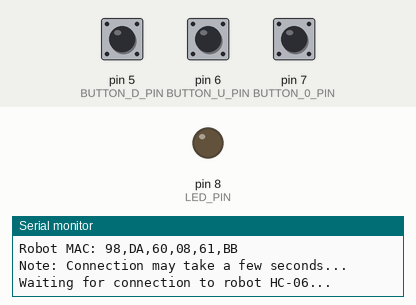
Recording of a sketch running on a simulated Arduino Nano, built with avr-gcc and run on an emulated ATmega328P. On the bench: output pins drawn as LEDs (lit = HIGH), the last lines printed to the serial monitor. Inputs (shaded band) come from the test bench; at power-on: pin 5 (BUTTON_D_PIN) HIGH, pin 6 (BUTTON_U_PIN) HIGH, pin 7 (BUTTON_0_PIN) HIGH. The modem accepts every AT command (registered, SIM ready, sends succeed) and sends nothing else.

Above: at 6.0 s.
At 47.3 s:
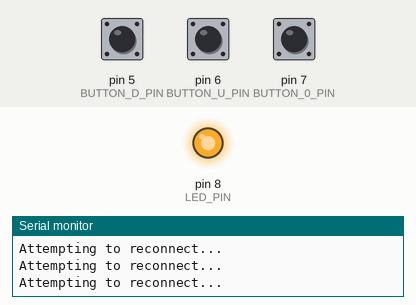
Timing chart, 0 to 57.7 s (numbered marks = the images above):
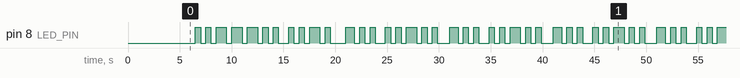

The sketch:

controller.ino
```cpp
// Arduino Nano Controller for Legged Segway
// HC-06 블루투스 모듈을 통해 로봇 조종
// Arduino Nano + HC-06
//
// ===== HC-06 페어링 설정 =====
// MAC 주소:
//   - 조종기 HC-06: 98:DA:60:08:7F:9B (마스터 모드)
//   - 로봇 HC-06:   98:DA:60:08:61:BB (슬레이브 모드)
//
// 이 코드는 자동으로:
//   1. 컨트롤러 HC-06을 마스터 모드로 설정
//   2. 로봇 HC-06의 MAC 주소로 바인딩
//   3. 연결 초기화 및 자동 연결
//
// 로봇 측 설정 필요:
//   - 로봇 HC-06을 슬레이브 모드로 설정: AT+ROLE=0
//
// 연결 확인:
//   - LED가 켜지면 연결 성공
//   - LED가 깜빡이면 연결 대기 중

#include <SoftwareSerial.h>

// -------------------- HC-06 Bluetooth Serial --------------------
// HC-06 연결 핀 (Arduino Nano)
const int HC06_TX_PIN = 2;  // Arduino Nano RX → HC-06 TX
const int HC06_RX_PIN = 3;  // Arduino Nano TX → HC-06 RX

SoftwareSerial SerialBT(HC06_RX_PIN, HC06_TX_PIN);  // RX, TX

// HC-06 설정
const char* ROBOT_HC06_NAME = "jalseobot";  // 로봇의 HC-06 이름
// MAC 주소: 조종기=98:DA:60:08:7F:9B, 로봇=98:DA:60:08:61:BB
const char* ROBOT_HC06_MAC = "98,DA,60,08,61,BB";  // 로봇의 HC-06 MAC 주소 (HC-06 AT 명령 형식)

// -------------------- 핀 정의 --------------------
// 조이스틱
const int JOYSTICK_VRX_PIN = A0;  // VRx - 아날로그 핀
const int JOYSTICK_VRY_PIN = A1;  // VRy - 아날로그 핀
const int JOYSTICK_SW_PIN  = 4;   // SW - 디지털 핀

// 버튼
const int BUTTON_D_PIN = 5;   // GPIO5 - 서보 내리기 (D)
const int BUTTON_U_PIN = 6;   // GPIO6 - 서보 올리기 (U)
const int BUTTON_0_PIN = 7;   // GPIO7 - IMU 리셋 (0)

// LED
const int LED_PIN = 8;  // GPIO8 (블루투스 연결 상태 표시)

// -------------------- 조이스틱 설정 --------------------
const int JOYSTICK_CENTER = 512;  // 중앙값 (10비트 ADC: 0-1023)
const int JOYSTICK_DEADZONE = 50;  // 데드존 (중앙 근처 무시)
const int JOYSTICK_THRESHOLD = 200;  // 회전 감지 임계값

// 조이스틱 상태
int lastVrx = JOYSTICK_CENTER;
int lastVry = JOYSTICK_CENTER;
bool lastSwState = HIGH;
unsigned long lastCommandTime = 0;
const unsigned long COMMAND_INTERVAL_MS = 100;  // 명령 전송 간격 (100ms)

// 버튼 상태 (디바운싱)
bool lastButtonD = HIGH;
bool lastButtonU = HIGH;
bool lastButton0 = HIGH;
unsigned long lastButtonTime = 0;
const unsigned long BUTTON_DEBOUNCE_MS = 50;

// 블루투스 연결 상태
bool btConnected = false;
unsigned long lastLedToggle = 0;
const unsigned long LED_BLINK_INTERVAL_MS = 500;  // 연결 안됨 시 깜빡임 간격
bool ledState = false;

// HC-06 연결 확인용
unsigned long lastConnectionCheck = 0;
const unsigned long CONNECTION_CHECK_INTERVAL_MS = 3000;  // 3초마다 연결 확인
unsigned long lastReconnectAttempt = 0;
const unsigned long RECONNECT_INTERVAL_MS = 10000;  // 10초마다 재연결 시도

// -------------------- Setup --------------------
void setup() {
  Serial.begin(115200);

  // HC-06 블루투스 시리얼 초기화
  SerialBT.begin(9600);  // HC-06 기본 보드레이트
  delay(100);

  // 핀 설정
  pinMode(JOYSTICK_SW_PIN, INPUT_PULLUP);
  pinMode(BUTTON_D_PIN, INPUT_PULLUP);
  pinMode(BUTTON_U_PIN, INPUT_PULLUP);
  pinMode(BUTTON_0_PIN, INPUT_PULLUP);
  pinMode(LED_PIN, OUTPUT);

  // LED 초기 상태 (깜빡임 시작)
  digitalWrite(LED_PIN, LOW);

  Serial.println("Arduino Nano Controller Started");
  Serial.println("HC-06 Bluetooth initialized at 9600 baud");

  // HC-06 마스터 모드 설정 (컨트롤러는 마스터로 동작)
  setupHC06AsMaster();

  Serial.println("Waiting for connection to robot HC-06...");
  delay(500);
}

// -------------------- Loop --------------------
void loop() {
  // 블루투스 연결 상태 확인
  checkBluetoothConnection();

  // LED 상태 업데이트
  updateLED();

  // 버튼 처리
  handleButtons();

  // 조이스틱 처리
  handleJoystick();

  delay(10);  // 작은 딜레이
}

// -------------------- HC-06 AT 명령 전송 및 응답 확인 --------------------
bool sendATCommand(const char* cmd, const char* expectedResponse, int timeout = 1000) {
  // 버퍼 비우기
  while (SerialBT.available()) {
    SerialBT.read();
  }

  SerialBT.print(cmd);
  SerialBT.print("\r\n");

  delay(100);

  unsigned long startTime = millis();
  String response = "";

  while (millis() - startTime < timeout) {
    if (SerialBT.available()) {
      char c = SerialBT.read();
      response += c;
      if (response.indexOf(expectedResponse) >= 0) {
        Serial.print("  -> OK: ");
        Serial.println(cmd);
        return true;
      }
    }
  }

  Serial.print("  -> Timeout/No response: ");
  Serial.println(cmd);
  if (response.length() > 0) {
    Serial.print("    Response: ");
    Serial.println(response);
  }
  return false;
}

// -------------------- HC-06 마스터 모드 설정 --------------------
void setupHC06AsMaster() {
  Serial.println("Configuring HC-06 as Master...");
  delay(2000);  // HC-06 초기화 대기

  // AT 명령 테스트
  Serial.println("Testing AT command...");
  if (!sendATCommand("AT", "OK", 1000)) {
    Serial.println("WARNING: HC-06 not responding to AT commands!");
    Serial.println("Make sure HC-06 is powered and connected correctly.");
  }

  // HC-06을 마스터 모드로 설정
  Serial.println("Setting to Master mode...");
  sendATCommand("AT+ROLE=1", "OK", 1000);
  delay(500);

  // 연결 모드 설정 (지정된 MAC 주소에만 연결)
  Serial.println("Setting connection mode...");
  sendATCommand("AT+CMODE=0", "OK", 1000);
  delay(500);

  // 로봇 HC-06 MAC 주소로 바인딩
  Serial.print("Binding to robot MAC: ");
  Serial.println(ROBOT_HC06_MAC);
  String bindCmd = "AT+BIND=";
  bindCmd += ROBOT_HC06_MAC;
  sendATCommand(bindCmd.c_str(), "OK", 1000);
  delay(500);

  // 연결 초기화 (연결 시작)
  Serial.println("Initializing connection...");
  sendATCommand("AT+INIT", "OK", 2000);
  delay(1000);

  Serial.println("HC-06 configured as Master");
  Serial.println("Connecting to robot HC-06...");
  Serial.print("Robot MAC: ");
  Serial.println(ROBOT_HC06_MAC);
  Serial.println("Note: Connection may take a few seconds...");
}

// -------------------- 블루투스 연결 확인 --------------------
void checkBluetoothConnection() {
  unsigned long now = millis();

  // 주기적으로 연결 확인
  if (now - lastConnectionCheck >= CONNECTION_CHECK_INTERVAL_MS) {
    lastConnectionCheck = now;

    // 버퍼 비우기
    while (SerialBT.available()) {
      SerialBT.read();
    }

    // HC-06 연결 상태 확인
    SerialBT.print("AT+STATE?\r\n");
    delay(300);

    // 응답 확인
    bool isConnected = false;
    String response = "";
    unsigned long startTime = millis();
    while (millis() - startTime < 500) {
      if (SerialBT.available()) {
        char c = SerialBT.read();
        response += c;
        // "CONNECTED" 또는 "PAIR" 응답이 오면 연결됨
        if (response.indexOf("CONNECTED") >= 0 || response.indexOf("PAIR") >= 0) {
          isConnected = true;
          break;
        }
        // "DISCONNECT" 응답이 오면 연결 안됨
        if (response.indexOf("DISCONNECT") >= 0) {
          isConnected = false;
          break;
        }
      }
    }

    // 연결 상태 업데이트
    static bool lastBtState = false;
    if (isConnected != lastBtState || response.length() > 0) {
      btConnected = isConnected;
      if (btConnected && !lastBtState) {
        Serial.println("HC-06 Connected to Robot!");
      } else if (!btConnected && lastBtState) {
        Serial.println("HC-06 Disconnected!");
      }
      lastBtState = btConnected;
    }
  }

  // 연결이 안 되어 있으면 주기적으로 재연결 시도
  if (!btConnected && now - lastReconnectAttempt >= RECONNECT_INTERVAL_MS) {
    lastReconnectAttempt = now;
    Serial.println("Attempting to reconnect...");
    SerialBT.print("AT+INIT\r\n");
    delay(1000);
  }
}

// -------------------- LED 상태 업데이트 --------------------
void updateLED() {
  if (btConnected) {
    // 연결됨: LED 켜기
    digitalWrite(LED_PIN, HIGH);
  } else {
    // 연결 안됨: 깜빡이기
    unsigned long now = millis();
    if (now - lastLedToggle >= LED_BLINK_INTERVAL_MS) {
      ledState = !ledState;
      digitalWrite(LED_PIN, ledState);
      lastLedToggle = now;
    }
  }
}

// -------------------- 버튼 처리 --------------------
void handleButtons() {
  unsigned long now = millis();

  // 디바운싱
  if (now - lastButtonTime < BUTTON_DEBOUNCE_MS) {
    return;
  }

  // 버튼 D (서보 내리기)
  bool buttonD = digitalRead(BUTTON_D_PIN);
  if (buttonD == LOW && lastButtonD == HIGH) {
    // 버튼 눌림 (LOW = 눌림, 풀업 저항)
    if (btConnected) {
      SerialBT.write('D');
      Serial.println("[Button] D - Servo Fold");
    }
    lastButtonTime = now;
  }
  lastButtonD = buttonD;

  // 버튼 U (서보 올리기)
  bool buttonU = digitalRead(BUTTON_U_PIN);
  if (buttonU == LOW && lastButtonU == HIGH) {
    if (btConnected) {
      SerialBT.write('U');
      Serial.println("[Button] U - Servo Stand");
    }
    lastButtonTime = now;
  }
  lastButtonU = buttonU;

  // 버튼 0 (IMU 리셋)
  bool button0 = digitalRead(BUTTON_0_PIN);
  if (button0 == LOW && lastButton0 == HIGH) {
    if (btConnected) {
      SerialBT.write('0');
      Serial.println("[Button] 0 - IMU Reset");
    }
    lastButtonTime = now;
  }
  lastButton0 = button0;
}

// -------------------- 조이스틱 처리 --------------------
void handleJoystick() {
  if (!btConnected) {
    return;  // 블루투스 연결 안됨
  }

  unsigned long now = millis();
  if (now - lastCommandTime < COMMAND_INTERVAL_MS) {
    return;  // 명령 전송 간격 유지
  }

  // 조이스틱 값 읽기
  int vrx = analogRead(JOYSTICK_VRX_PIN);
  int vry = analogRead(JOYSTICK_VRY_PIN);
  bool swState = digitalRead(JOYSTICK_SW_PIN);

  // SW 버튼 처리 (누르면 정지)
  if (swState == LOW && lastSwState == HIGH) {
    // SW 눌림
    SerialBT.write('S');
    Serial.println("[Joystick] SW - Stop");
    lastCommandTime = now;
    lastSwState = swState;
    return;
  }
  lastSwState = swState;

  // SW가 눌려있으면 정지 명령 유지
  if (swState == LOW) {
    SerialBT.write('S');
    return;
  }

  // VRx, VRy 값 정규화 (중앙 기준)
  int vrxOffset = vrx - JOYSTICK_CENTER;
  int vryOffset = vry - JOYSTICK_CENTER;

  // 방향 결정 (앞뒤 우선, 좌우는 앞뒤가 중앙일 때만)
  char command = 'S';  // 기본값: 정지

  // 전진/후진 체크 (VRy) - 우선순위 1
  if (abs(vryOffset) > JOYSTICK_THRESHOLD) {
    if (vryOffset < 0) {
      command = 'F';  // 전진
    } else {
      command = 'B';  // 후진
    }
  }
  // 좌/우 회전 체크 (VRx) - 앞뒤가 거의 중앙일 때만 처리
  else if (abs(vryOffset) < JOYSTICK_DEADZONE && abs(vrxOffset) > JOYSTICK_THRESHOLD) {
    if (vrxOffset < 0) {
      command = 'L';  // 좌회전
    } else {
      command = 'R';  // 우회전
    }
  }

  // 명령 전송
  SerialBT.write(command);
  if (command != 'S') {
    Serial.print("[Joystick] Command: ");
    Serial.println(command);
  }
  lastCommandTime = now;

  lastVrx = vrx;
  lastVry = vry;
}
```

Measured:
- by itself, pin 8 (LED_PIN): moves between LOW and HIGH, repeating every 40.0 s
- by itself, everything shown: repeats every 40.0 s, in 64 steps
